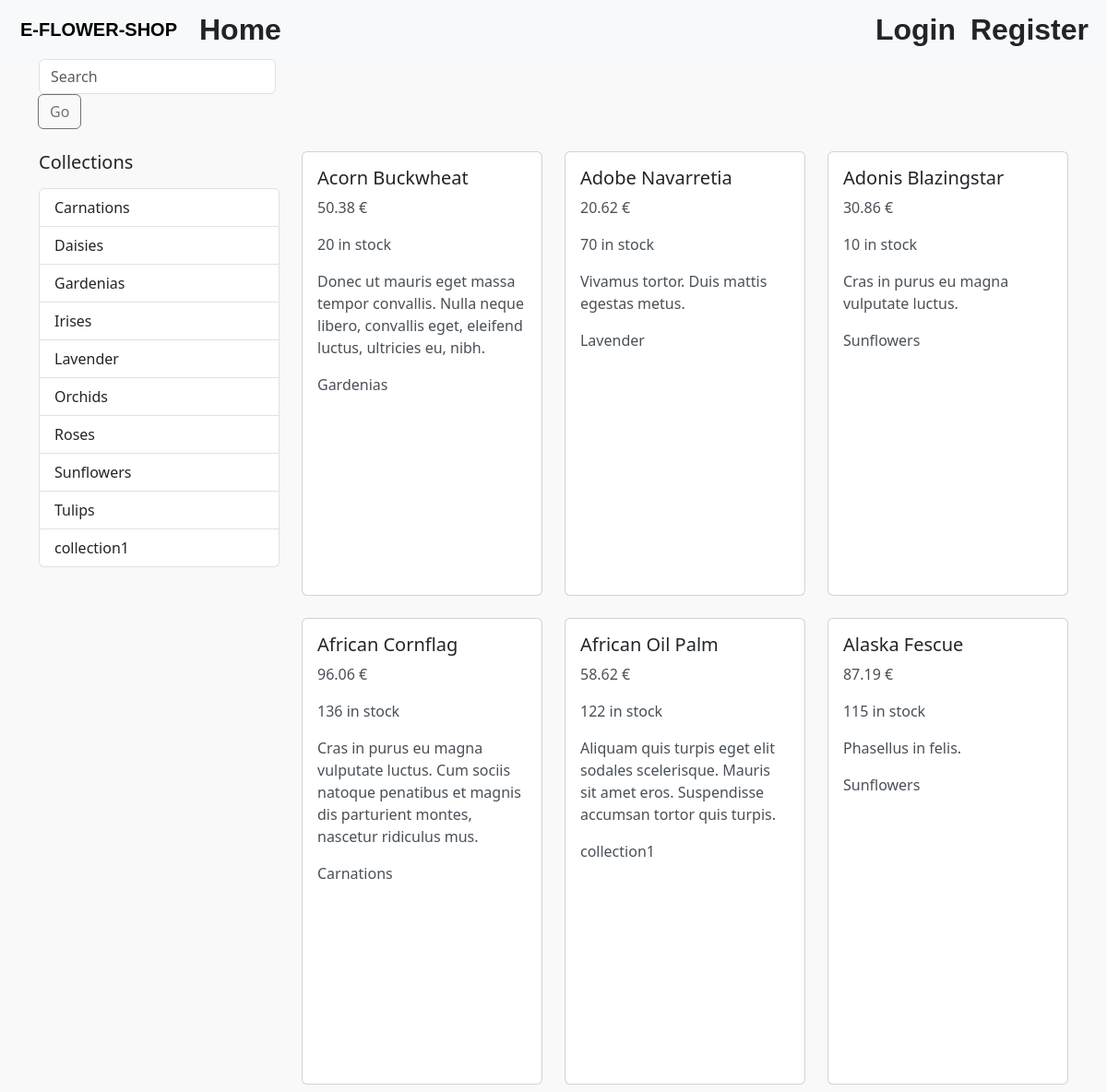
The app's page / (upper part), older data.
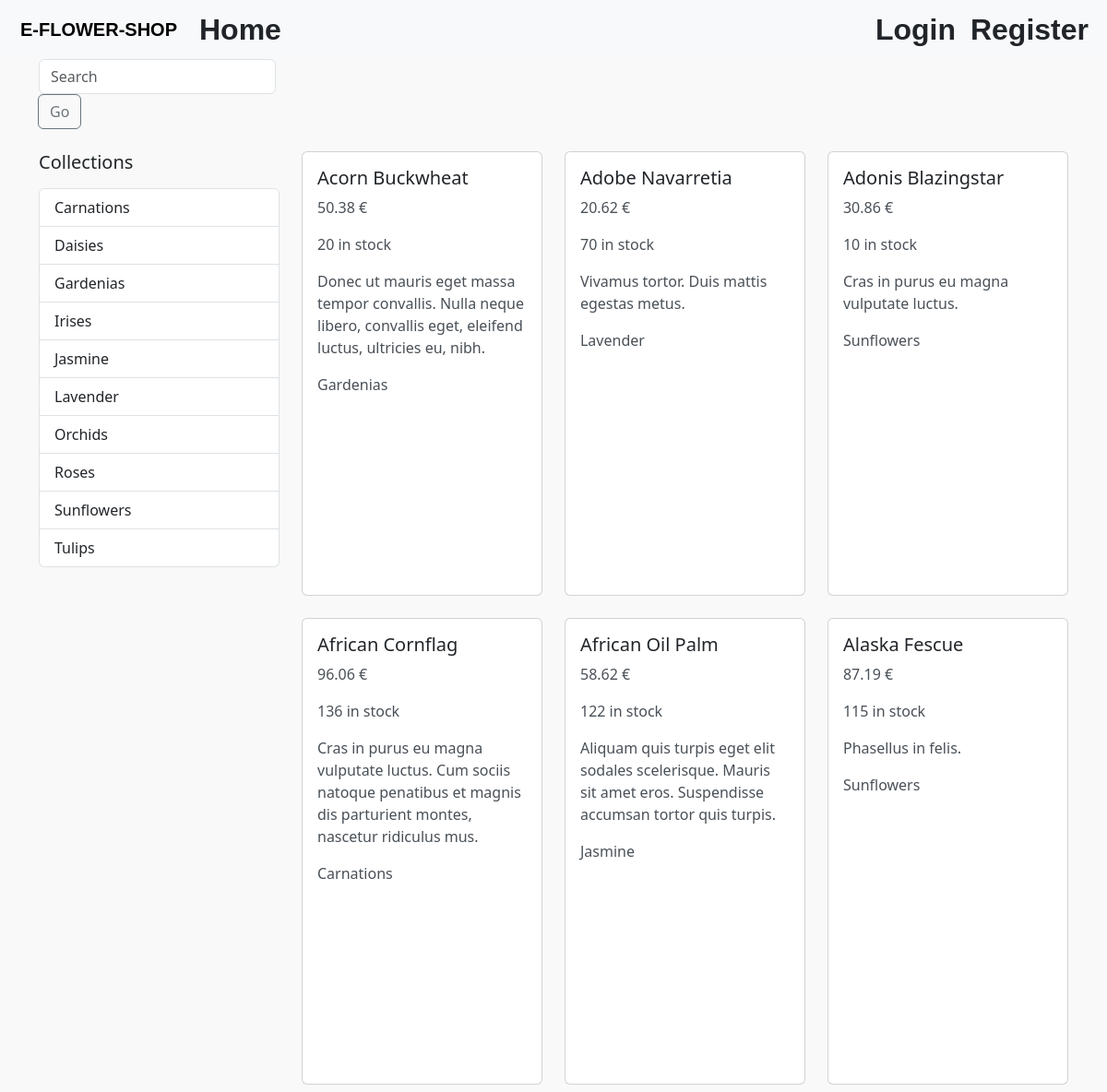
The same page, newer data.
### store/models.py (models this page shows, shortened)
class Collection(models.Model):
    title = models.CharField(max_length=255)
    featured_product = models.ForeignKey(
        'Product', on_delete=models.SET_NULL, null=True, related_name='+')
    def __str__(self) -> str:
        return self.title
    class Meta:
        ordering = ['title']

class Product(models.Model):
    title = models.CharField(max_length=255)
    slug = models.SlugField()
    image = models.ImageField(upload_to='static/media/products/', default='media/default/default.jpg')
    description = models.TextField(null=True, blank=True)
    unit_price = models.DecimalField(
        max_digits=6,
        decimal_places=2,
        validators=[MinValueValidator(1)])
    inventory = models.IntegerField(
        validators=[MinValueValidator(0)]
    )
    last_update = models.DateTimeField(auto_now=True)
    collection = models.ForeignKey(Collection, on_delete=models.PROTECT)
    promotions = models.ManyToManyField(Promotion, blank=True)
    class Meta:
        ordering = ['title']

### store_custom/views.py (the view)
# urls.py: path('', views.product_list, name='product_list'),
def product_list(request):
    collections = Collection.objects.all()
    collection_id = request.GET.get('collection')
    query = request.GET.get('query')
    if collection_id:
        products_list = Product.objects.filter(collection_id=collection_id)
    elif query:
        products_list = Product.objects.filter(
            Q(title__icontains=query) | Q(collection__title__icontains=query)
        )
    else:
        products_list = Product.objects.all()
    paginator = Paginator(products_list, 30)
    page = request.GET.get('page')
    products_request = paginator.get_page(page)
    context = {
        'collections': collections,
        'products': products_request,
        'query': query,
    }
    return render(request, 'store_custom/products.html', context)

### store_custom/templates/store_custom/products.html (shortened to what this page needs)
{% extends 'store_custom/base.html' %}
{% load static %}
{% block content %}
    <div class="container">
        <div class="row">
            <div class="col-lg-3">
                <form method="GET" action="" class="mb-4">
                    <div class="input-group">
                        <label>
                            {% if query == None%}
                                <input type="text" name="query" class="form-control" placeholder="Search">
                            {% else %}
                                <input type="text" name="query" class="form-control" placeholder="Search"
                                       value="{{ query }}">
                            {% endif %}
                        </label>
                        <div class="input-group-append">
                            <button class="btn btn-outline-secondary" type="submit">Go</button>
                        </div>
                    </div>
                </form>
                <h5 class="mb-3">Collections</h5>
                <div class="list-group" id="collectionFilter">
                    {% for collection in collections %}
                        <a href="?collection={{ collection.id }}"
                           class="list-group-item list-group-item-action{% if collection.id|stringformat:'s' == request.GET.collection %} active{% endif %}">
                            {{ collection.title }}
                        </a>
                    {% endfor %}
                </div>
            </div>
            <div class="col-lg-9">
                <div class="row">
                    {% for product in products %}
                        <div class="col-12 col-sm-6 col-md-4 col-lg-4 mb-4">
                            <div class="card h-100">
                                <div class="card-body d-flex flex-column">
                                    <h5 class="card-title">{{ product.title }}</h5>
                                    <p class="card-text">{{ product.unit_price }} €</p>
                                    <p class="card-text">{{ product.inventory }} in stock</p>
                                    <p class="card-text">{{ product.description }}</p>
                                    <p class="card-text">{{ product.collection }}</p>
                                </div>
                            </div>
                        </div>
                    {% endfor %}
                </div>
            </div>
        </div>
    </div>
{% endblock %}

Row changes from the older to the newer data that the page shows:
changed Collection: title "collection1" → "Jasmine"; moves up the list
changed through a linked row, Product "African Oil Palm": collection "collection1" → "Jasmine"
